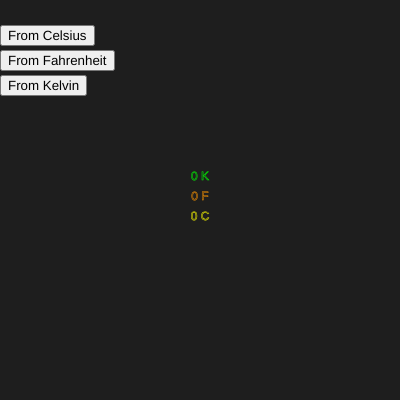
Frame 1 (no input)
Frame 60 (no input): identical to frame 1, image omitted
Frame 120 (the mouse pressed at the canvas centre since frame 60): identical to frame 1, image omitted

The p5.js sketch that drew this single still picture (run headless with seeded random() and noise() and a simulated clock; from frame 60 on, the mouse is pressed at the canvas centre):

// p5.js sketch
// ── sketch.js
/*
	Temperature Converter
	By: Justin J
	March 4th 2019
*/

var tempConv;
var thermometer;
var tempIn;

function setup(){
	createCanvas(400,400);
  //GLOBAL PROPERTIES
	noFill();
	textAlign(CENTER);
	//input temp in fahrenheit, celsius or kelvin
	tempIn = createInput('');
	
	tempIn.id('temp_in');

	//tempIn.position(0,0);
	var c_btn = createButton('From Celsius');
	var f_btn = createButton('From Fahrenheit');
	var k_btn = createButton('From Kelvin');
	
	c_btn.mousePressed(setTemp);
	f_btn.mousePressed(setTemp);
	k_btn.mousePressed(setTemp);
  
	c_btn.id('temp_c');
	f_btn.id('temp_f');
	k_btn.id('temp_k');
	
	c_btn.position(0,25);
	f_btn.position(0,50);
	k_btn.position(0,75);
	
	tempConv = new TempConverter();
	thermometer = new Thermometer();
}

function draw(){
	background(30);
  thermometer.display();
}

function setTemp(){
	var val = 0;
	if (!isNaN(tempIn.value())){
		val = int(tempIn.value());
		//val = tempIn.value(); *used for initial testing
    console.log(this.id());
	}
	
	switch(this.id()){
		case 'temp_c':
		tempConv.setFromCelcius(val);
		break;
		case 'temp_f':
		tempConv.setFromFahrenheit(val);
		break;
		case 'temp_k':
		tempConv.setFromKelvin(val);
		break;
	}
  thermometer.set(tempConv.tempC,tempConv.tempF,tempConv.tempK);
}
//Temp Conversion Formulas
class TempConverter{
	constructor(){
		this.tempF = 0;
		this.tempC = 0;
		this.tempK = 0;
	}
}

TempConverter.prototype.setFromFahrenheit = function(fVal){
	this.tempF = fVal;
	this.tempC = (5/9)*(fVal-32);
	this.tempK = this.tempC + 273.15;
}

TempConverter.prototype.setFromCelcius = function(cVal){
	this.tempC = cVal;
	this.tempK = cVal+273.15;
	this.tempF = ((9/5)*cVal)+32;
}

TempConverter.prototype.setFromKelvin = function(kVal){
	this.tempK = kVal;
	this.tempC = kVal-273.15;
	this.tempF = (9/5)*(this.tempC+32);
}

//Graphics
class Thermometer{
  constructor(){
    this.tC = 0;
    this.tF = 0;
    this.tK = 0;
  }
}

Thermometer.prototype.set = function(tC_,tF_,tK_){
  this.tC = tC_;
  this.tF = tF_;
  this.tK = tK_;
}

Thermometer.prototype.display = function(){
  //make 3 arcs: Kelvin - Fahrenheit - Celsius
  let r1 = 75;
  let r2 = r1 + 25;
  let r3 = r2 + 25;
  push();
  strokeWeight(10);
  translate(width/2,height/2);
  rotate(HALF_PI);
  stroke(0,255,0); //green: KELVIN
  arc(0,0,r1*2,r1*2,0,TAU*(this.tK/600));
  stroke(255,150,0); //orange: FAHRENHEIT
  arc(0,0,r2*2,r2*2,0,TAU*(this.tF/600));
  stroke(255,255,0);//yellow: CELSIUS
  arc(0,0,r3*2,r3*2,0,TAU*(this.tC/600));
  //text portion
  rotate(-HALF_PI);
  strokeWeight(0.5);
  stroke(255,255,0);
  text(nf(this.tC,1,0)+" C",0,20);
  stroke(255,150,0);
  text(nf(this.tF,1,0)+" F",0,0);
  stroke(0,255,0);
  text(nf(this.tK,1,0)+" K",0,-20);
  pop();
}
// ── style.css
html, body {
  margin: 0;
  padding: 0;
  font-family:Tahoma;
}

canvas {
	/*p5js sketch*/
  display: block;
  padding: 20px;
  margin-left : auto;
  margin-right : auto;
}

input {
	width: 150px;
	height: 50px;
	padding: 20px;
	text-align : center;
}
button{
	left: 50%;
	text-align : center;
}

#instruct{
	/*Instruction Section*/
	text-align : center;
}
